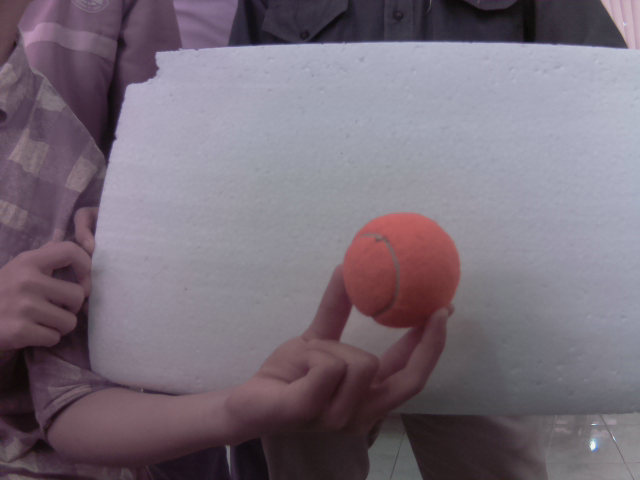
#> input picture program/program/program/gambar.png, 640 x 480 px, found by its file name
$ python servo.py
#> lines starting #> are read from the running program, lines starting #| are printed output that depends on the picture
import cv2 as cv
import numpy as np
image=cv.imread('/home/pi/program/gambar.png')
#> image is the input picture: shape (480, 640, 3); mean B, G, R 121.1, 109.2, 120.3
process = cv.cvtColor(image,cv.COLOR_BGR2HSV)
#> process: shape (480, 640, 3); mean H, S, V 139.2, 44, 126.9
g1=process[:,:,0]
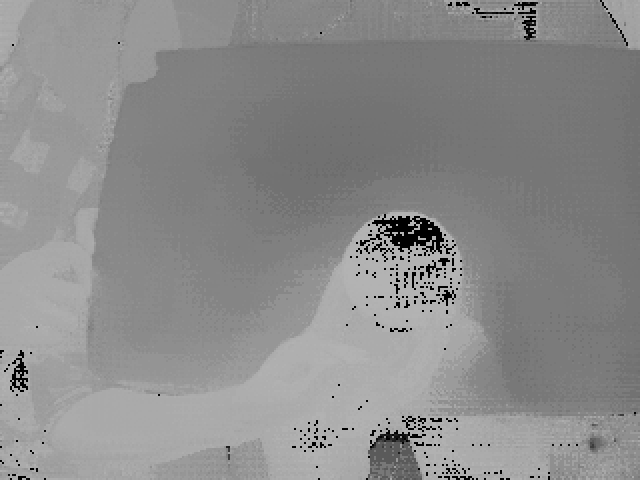
#> g1: shape (480, 640); min 0, max 179, mean 139.2
g2=process[:,:,1]
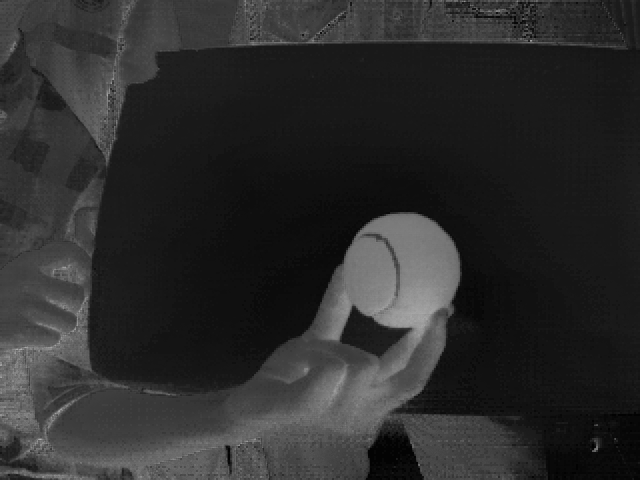
#> g2: shape (480, 640); min 1, max 180, mean 44
g3=process[:,:,2]
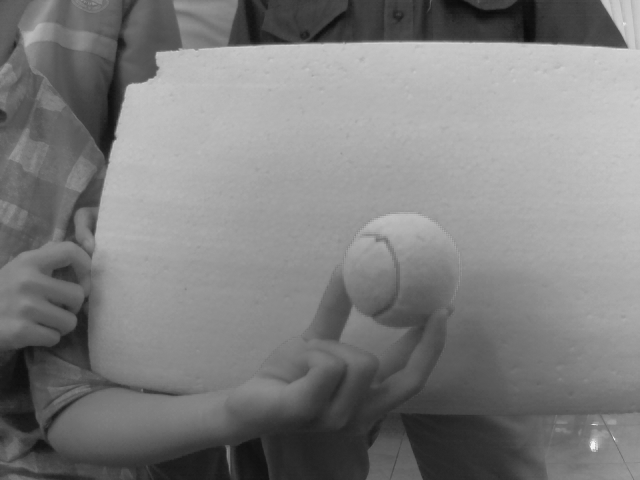
#> g3: shape (480, 640); min 10, max 249, mean 126.9
cv.imshow('image',g1)
cv.imshow('image1',g2)
cv.imshow('image2',g3)

cv.waitKey()

$ run again, with program/program/program/ball.jpg saved as program/program/program/gambar.png
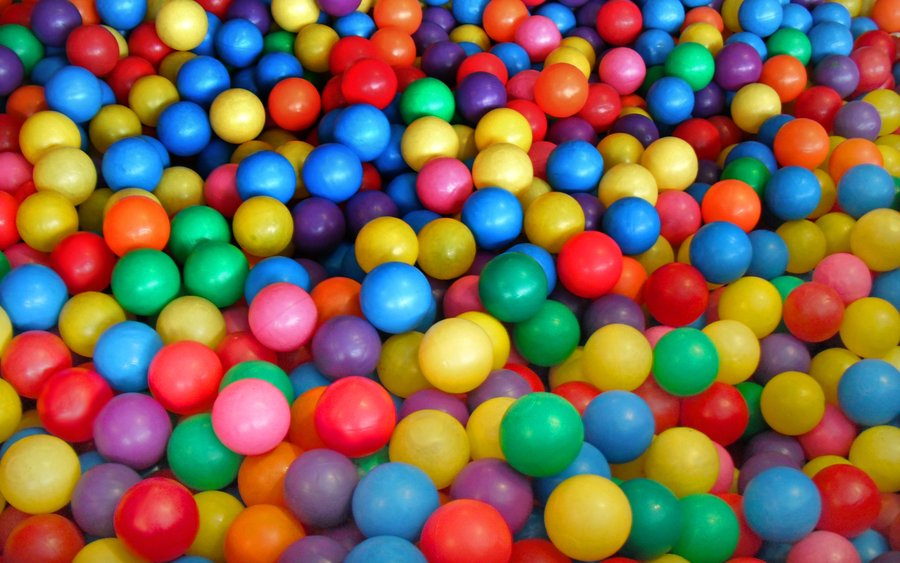
#> input picture program/program/program/ball.jpg, 900 x 563 px, found by its file name
#> image is the input picture: shape (563, 900, 3); mean B, G, R 81.2, 101.3, 127.8
#> process: shape (563, 900, 3); mean H, S, V 79.8, 200.2, 172.1
#> `g2=process[:,:,1]`:
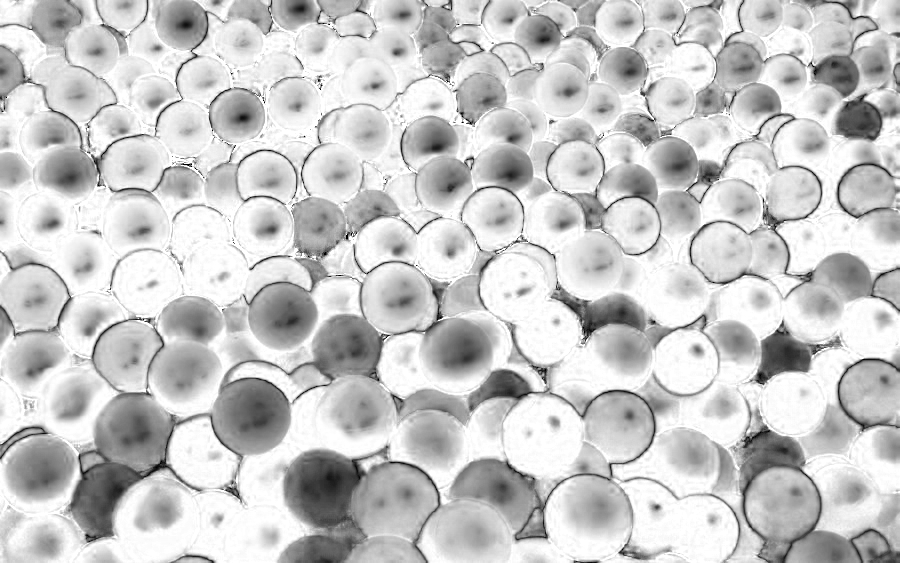
#> g2: shape (563, 900); min 0, max 255, mean 200.2
#> `g3=process[:,:,2]`:
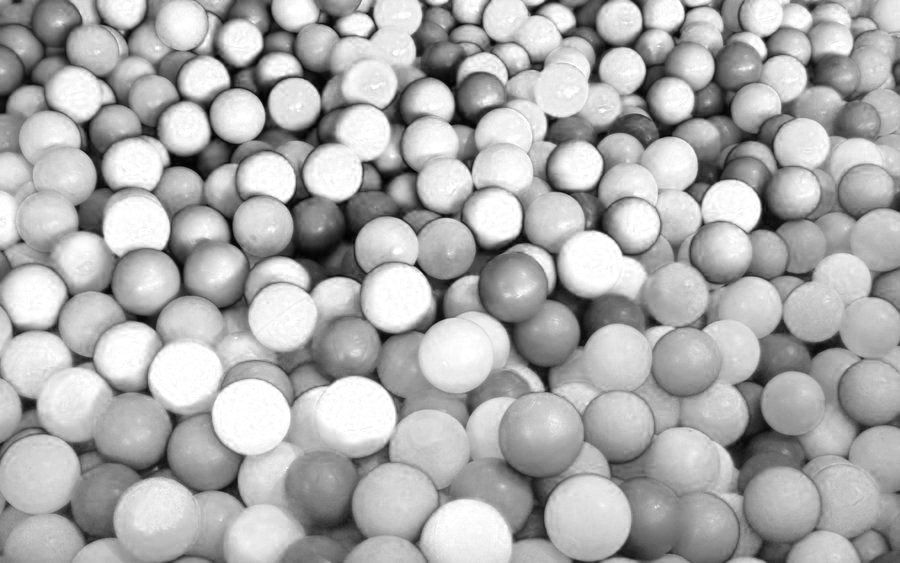
#> g3: shape (563, 900); min 1, max 255, mean 172.1
